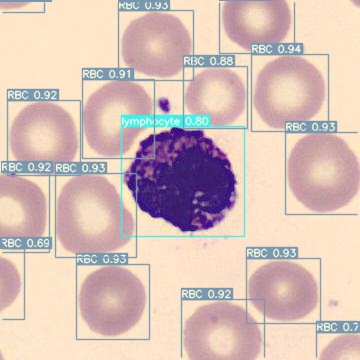
#> input picture runs/detect/exp/BA_56068.jpg, 360 x 360 px; its folder holds only this picture in this run
$ python -i GUI.py   (imports and definitions only)
#> lines starting #> are read from the running program, lines starting #| are printed output that depends on the picture; after the words box and inside, x2 and y2 are one past the last pixel; in counts of white or black regions, pixels touching at a corner belong together

from tkinter import Tk, Label,Button, Entry,ttk,Frame,Toplevel,Listbox
from PIL import Image, ImageTk
import os
import re
import subprocess
import ast
import  cv2
from collections import Counter

# [10 lines left out: function showImg, not called in this run]

def natural_sort_key(s):
    return [int(text) if text.isdigit() else text.lower() for text in re.split('([0-9]+)', s)]

def get_file_paths(directory):
    file_paths = []  # 用于存储路径
    for root, directories, files in os.walk(directory):
        for filename in files:
            filepath = os.path.join(root, filename)
            file_paths.append(filepath)  # 将文件的绝对路径添加到列表中
    return file_paths

# [41 lines left out: function YOLO, not called in this run]

def getRBC2():
    with open('图片坐标.txt', 'r') as file:
        # 读取文件内容
#> (reads 图片坐标.txt from the repository)
        file_content = file.read()
        # 解析内容为Python列表
        data_list = ast.literal_eval(file_content)
        RBC2list = []
        for i in data_list:
            if i[2].split()[0]=='RBC2':
                RBC2list.append( [i[0],i[1]] )
#> in crop_one_image, img is the input picture: PIL image 360x360 RGB; mean R, G, B 214.3, 190.6, 184.4
#> in crop_one_image, `cropped_img = img.crop((left, upper, right, lower))`: cropped_img: PIL image 140x112 RGB; every value is 0
    if RBC2list==[]:
        print('没有重叠的红细胞')
    print(RBC2list)
    return RBC2list

def resize_and_pad_image(image, target_size):
    """
    调整图像大小并填充到固定的分辨率。

    :param image: 输入的PIL图像对象
    :param target_size: 目标分辨率 (宽度, 高度)
    :return: 调整后的PIL图像对象
    """
#> called with target_size = (360, 360)
    # 原始图像尺寸
    original_size = image.size
#> original_size = (140, 112)
    # 创建白色背景的图像
    background = Image.new('RGB', target_size, (255, 255, 255))
#> background: PIL image 360x360 RGB; every value is 255
    # 计算将原图居中粘贴到背景图上的位置
    offset = ((target_size[0] - original_size[0]) // 2, (target_size[1] - original_size[1]) // 2)
#> offset = (110, 124)
    # 将原图粘贴到背景图上
    background.paste(image, offset)
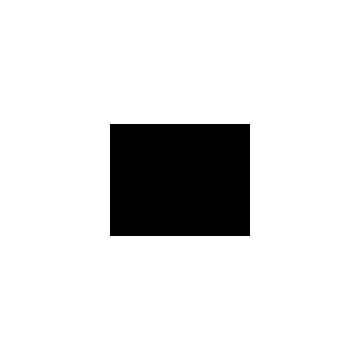
#> background: PIL image 360x360 RGB; 87.9% white; 1 black region, box (x1, y1, x2, y2) and area: (110, 124, 250, 236) 15680
    return background

def crop_one_image(image_path,point1,point2,index):
    """
    从图像中裁剪出以point1和point2为对角线的矩形区域。

    :param image_path: 输入图像文件的路径
    :param output_path: 输出裁剪后的图像文件的路径
    :param point1: 第一个点的坐标 (x1, y1)
    :param point2: 第二个点的坐标 (x2, y2)
    """

    # [5 lines of commented-out code are left out]
    with Image.open(image_path) as img:
        # 获取矩形区域的边界
        left = min(point1[0], point2[0])
        upper = min(point1[1], point2[1])
        right = max(point1[0], point2[0])
        lower = max(point1[1], point2[1])

        # 裁剪图像
        cropped_img = img.crop((left, upper, right, lower))
        cropped_img2=resize_and_pad_image(cropped_img,(360,360))
        # 保存裁剪后的图像
        cropped_img2.save('mask_img/'+str(index)+'.png')

def crop_all_img(image_path):
    pointList=getRBC2()
    if len(pointList)!=0:
        for index,pp in enumerate(pointList):
            point1=pp[0]
            point2=pp[1]
            crop_one_image(image_path,point1,point2,index)
            print(f'第{index}个crop已经保存')

    else:
        print('没有重叠红细胞！')
    return len(pointList)

# [44 lines left out: function Mask, not called in this run]

def AllMask(image_path):
    num=crop_all_img(image_path)  # num是重叠红细胞的个数
#> num = 31
    all_path=get_file_paths('mask_img')
    if all_path!=[]:
        for i in range(num):
            path = 'mask_img/'+str(i)+'.png'
            Mask(path,i)
    else:
        print('没有重叠红细胞路径')
    return num

def  AllMask_show(image_path):
    num=AllMask(image_path)
#> num = 31
    if num > 0:
#> (the run stopped early here; a loop or call above may not have finished)
